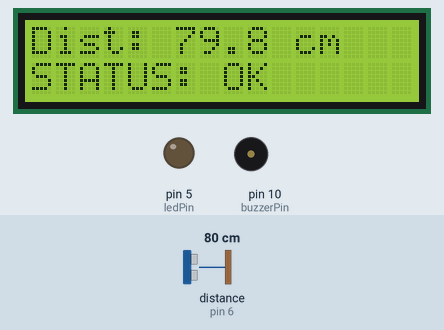
Simulated run of this sketch. Board: Arduino Uno, built with avr-gcc and run on an emulated ATmega328P. On the bench: 16×2 character LCD, output pins drawn as LEDs (lit = HIGH), buzzer (waves = sounding). Wiring (inferred from the names in the program): ultrasonic range finder: trigger pin 7; echo pin 6. The inputs (shaded band) are chosen by the test bench; at power-on: distance to the obstacle (sensor on pin 6) 80 cm. The echo pulse lasts 58.3 µs per cm; pins used as bus, display or sensor lines are not drawn.

Above: at 2.0 s.
2.1 s: distance to the obstacle (sensor on pin 6) set to 44 cm
At 3.1 s:
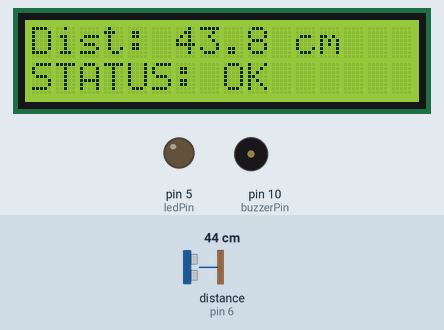
3.8 s: distance to the obstacle (sensor on pin 6) set to 37 cm
At 5.2 s:
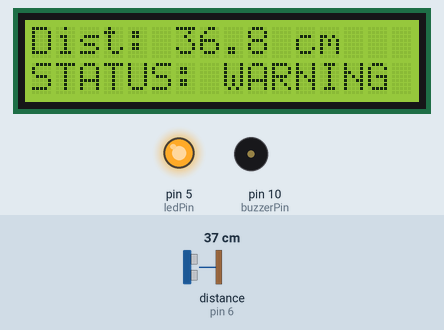
5.5 s: distance to the obstacle (sensor on pin 6) set to 2 cm
At 5.95 s:
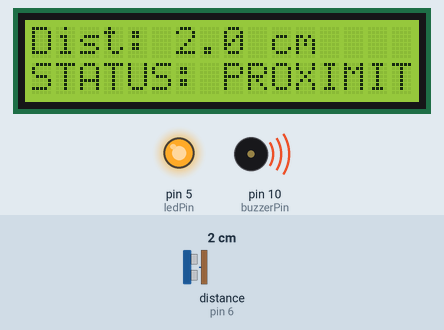
7.5 s: distance to the obstacle (sensor on pin 6) set to 60 cm
At 8.0 s:
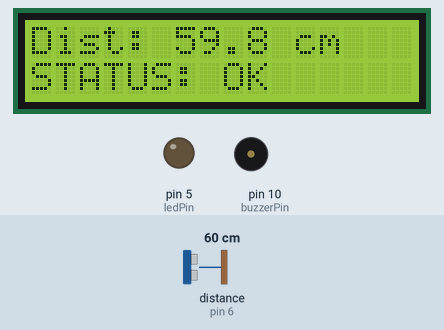
Timing chart, 0 to 10.1 s (numbered marks = the images above; inputs shaded):
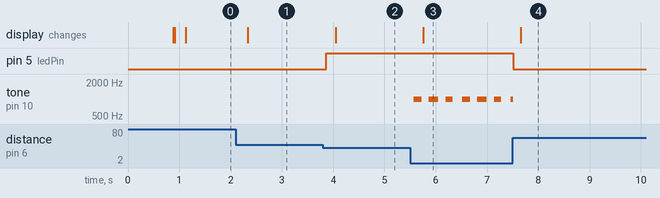

The sketch:

Proximity_System.ino
```cpp
#include <Wire.h>
#include <LiquidCrystal_I2C.h>

const int trigPin = 7;
const int echoPin = 6;
const int ledPin  = 5;
const int buzzerPin = 10;

LiquidCrystal_I2C lcd(0x27, 16, 2); // common addresses: 0x27 or 0x3F

// thresholds (cm)
const int warningDist = 40;   // LED on below this
const int criticalDist = 20;  // Buzzer active below this

unsigned long lastLCD = 0;
const unsigned long lcdInterval = 200; // update LCD every 200 ms

// buzzer timing (non-blocking)
unsigned long lastBeepToggle = 0;
bool buzzerOn = false;
int currentBeepInterval = 500; // ms between beep toggles

void setup() {
  pinMode(trigPin, OUTPUT);
  pinMode(echoPin, INPUT);
  pinMode(ledPin, OUTPUT);
  pinMode(buzzerPin, OUTPUT);

  digitalWrite(trigPin, LOW);
  lcd.init();
  lcd.backlight();

  lcd.setCursor(0,0); lcd.print("Ultrasonic Ready");
  delay(800);
  lcd.clear();
}

float getDistanceCM() {
  // send 10us pulse to trigger
  digitalWrite(trigPin, LOW);
  delayMicroseconds(2);
  digitalWrite(trigPin, HIGH);
  delayMicroseconds(10);
  digitalWrite(trigPin, LOW);

  // read echo pulse
  unsigned long duration = pulseIn(echoPin, HIGH, 30000UL); // timeout 30ms
  if (duration == 0) return -1.0; // no echo / out of range

  // convert to cm: speed of sound ~343 m/s -> 29.1 us per cm (round trip)
  float distanceCm = (duration / 29.1) / 2.0;
  return distanceCm;
}

void loop() {
  float dist = getDistanceCM(); // cm, -1 if out of range
  unsigned long now = millis();

  // determine state
  bool inWarning = false;
  bool inCritical = false;
  if (dist > 0) {
    if (dist <= warningDist) inWarning = true;
    if (dist <= criticalDist) inCritical = true;
  }

  // LED control (warning)
  digitalWrite(ledPin, inWarning ? HIGH : LOW);

  // Buzzer control (critical) - non-blocking variable beep rate
  if (inCritical) {
    // map distance to beep interval: closer => faster beeps
    // distance range: 0..criticalDist -> interval 80ms..500ms
    int d = max(0, (int)min(dist, (float)criticalDist));
    currentBeepInterval = map(d, 0, criticalDist, 80, 500);
    if (currentBeepInterval < 80) currentBeepInterval = 80;

    if (now - lastBeepToggle >= (unsigned long)currentBeepInterval) {
      lastBeepToggle = now;
      buzzerOn = !buzzerOn;
      if (buzzerOn) {
        // play tone (frequency 1000 Hz). tone() works for passive and active buzzers.
        tone(buzzerPin, 1000);
      } else {
        noTone(buzzerPin);
      }
    }
  } else {
    // make sure buzzer is off
    noTone(buzzerPin);
    buzzerOn = false;
  }

  // LCD update (every lcdInterval)
  if (now - lastLCD >= lcdInterval) {
    lastLCD = now;
    lcd.setCursor(0,0);
    if (dist < 0) {
      lcd.print("Out of range     ");
    } else {
      lcd.print("Dist: ");
      lcd.print(dist, 1);
      lcd.print(" cm    ");
    }

    lcd.setCursor(0,1);
    if (inCritical) {
      lcd.print("STATUS: PROXIMITY ");
    } else if (inWarning) {
      lcd.print("STATUS: WARNING   ");
    } else {
      lcd.print("STATUS: OK        ");
    }
  }

  // small short sleep to avoid hammering sensor too fast
  delay(50);
}
```

Measured:
- the behaviour switches between 41 and 40 cm on distance to the obstacle (sensor on pin 6) (found by bisection; images 1 and 2)
- after the input at 2.1 s, the display: changes after 0.23 s (image 1)
- after the input at 3.8 s, pin 5 (ledPin): LOW → HIGH after 0.06 s; the display: changes after 0.26 s (image 2)
- after the input at 5.5 s, tone on pin 10 (buzzerPin): alternates 1000 Hz for 0.15 s and silent for 0.15 s, starting after 0.07 s; the display: changes after 0.26 s (image 3)
- after the input at 7.5 s, pin 5 (ledPin): HIGH → LOW at once; the display: changes after 0.16 s (image 4)
